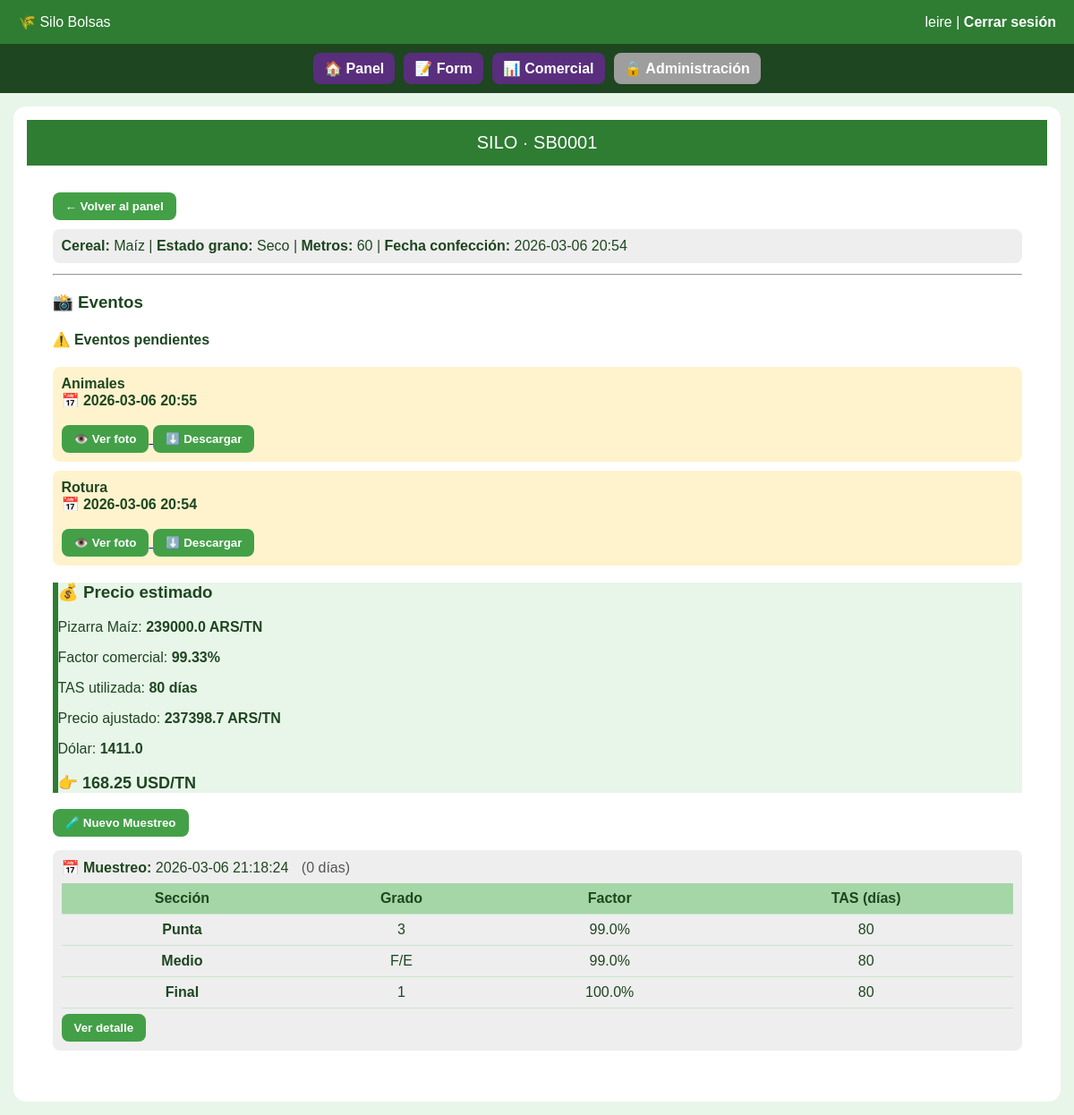
/silo/SB0001 (signed in), run on the app's committed database.
### tables this page shows
CREATE TABLE usuarios (
            id INTEGER PRIMARY KEY AUTOINCREMENT,
            username TEXT UNIQUE NOT NULL,
            password TEXT NOT NULL,
            rol TEXT NOT NULL,
            empresa_id INTEGER,
            sucursal_id INTEGER,
            es_superadmin INTEGER DEFAULT 0,
            forzar_cambio_password INTEGER DEFAULT 0,
            FOREIGN KEY (empresa_id) REFERENCES empresas(id),
            FOREIGN KEY (sucursal_id) REFERENCES sucursales(id)
        );

CREATE TABLE silos (
            numero_qr TEXT NOT NULL,
            empresa_id INTEGER NOT NULL,
            sucursal_id INTEGER NOT NULL,
            cereal TEXT,
            estado_grano TEXT,
            estado_silo TEXT,
            metros INTEGER,
            lat REAL,
            lon REAL,
            fecha_confeccion TEXT,
            fecha_extraccion TEXT,
            PRIMARY KEY (numero_qr, empresa_id)
        );

CREATE TABLE monitoreos (
            id INTEGER PRIMARY KEY AUTOINCREMENT,
            numero_qr TEXT,
            empresa_id INTEGER NOT NULL,
            fecha_evento TEXT,
            tipo TEXT,
            detalle TEXT,
            foto_evento TEXT,
            resuelto INTEGER DEFAULT 0,
            fecha_resolucion TEXT,
            foto_resolucion TEXT,
            FOREIGN KEY (empresa_id) REFERENCES empresas(id)
        );

CREATE TABLE mercado (
            id INTEGER PRIMARY KEY AUTOINCREMENT,
            empresa_id INTEGER NOT NULL,
            cereal TEXT,
            pizarra_auto REAL,
            fuente TEXT,
            fecha_fuente TEXT,
            pizarra_manual REAL,
            usar_manual INTEGER DEFAULT 0,
            obs_precio TEXT,
            dolar REAL,
            fecha TEXT,
            UNIQUE(empresa_id, cereal),
            FOREIGN KEY (empresa_id) REFERENCES empresas(id)
        );

CREATE TABLE muestreos (
            id INTEGER PRIMARY KEY AUTOINCREMENT,
            numero_qr TEXT,
            empresa_id INTEGER NOT NULL,
            fecha_muestreo TEXT,
            FOREIGN KEY (empresa_id) REFERENCES empresas(id)
        );

CREATE TABLE analisis (
            id INTEGER PRIMARY KEY AUTOINCREMENT,
            id_muestreo INTEGER,
            empresa_id INTEGER NOT NULL,
            seccion TEXT,
            temperatura REAL,
            humedad REAL,
            ph REAL,
            danados REAL,
            quebrados REAL,
            materia_extrana REAL,
            olor REAL,
            moho REAL,
            insectos INTEGER,
            chamico REAL,
            granos_carbon REAL,
            panza_blanca REAL,
            granos_picados REAL,
            punta_sombreada REAL,
            revolcado_tierra REAL,
            punta_negra REAL,
            proteinas REAL,
            materia_grasa REAL,
            Acidez REAL,
            grado INTEGER,
            factor REAL,
            tas INTEGER,
            FOREIGN KEY (empresa_id) REFERENCES empresas(id)
        );

### panel/routes.py (the view)
@panel_bp.route("/silo/<qr>")
@login_required
def ver_silo(qr):
    if not tiene_permiso("panel"):
        return acceso_denegado("panel")
    conn = get_db()
    empresa_id = empresa_actual()
    silo = conn.execute("""
        SELECT * FROM silos
        WHERE numero_qr=? AND empresa_id=?
    """, (qr, empresa_id)).fetchone()
    if not silo:
        conn.close()
        return "Silo no encontrado", 404
    mercado = conn.execute("""
        SELECT
            CASE
                WHEN usar_manual = 1 THEN pizarra_manual
                ELSE pizarra_auto
            END AS pizarra,
            dolar
        FROM mercado
        WHERE cereal = ? AND empresa_id = ?
    """, (silo["cereal"], empresa_id)).fetchone()
    muestreos_raw = conn.execute("""
        SELECT m.id, m.fecha_muestreo
        FROM muestreos m
        WHERE m.numero_qr=? AND empresa_id=?
        ORDER BY m.fecha_muestreo DESC
    """, (qr, empresa_id)).fetchall()
    muestreos = []
    precio_estimado = None
    precio_usd = None
    factor_prom = None
    tas_usada = None
    analisis_pendiente = False
    for idx, m in enumerate(muestreos_raw):
        fecha = m["fecha_muestreo"]
        dias = None
        if fecha:
            if isinstance(fecha, str):
                fecha = datetime.fromisoformat(fecha)
            dias = (datetime.now() - fecha).days
        analisis = conn.execute("""
            SELECT seccion, grado, factor, tas, temperatura
            FROM analisis
            WHERE id_muestreo=? AND empresa_id=?
        """, (m["id"], empresa_id)).fetchall()
        por_seccion = {a["seccion"]: a for a in analisis}
        if idx == 0:
            if not analisis:
                analisis_pendiente = True
            else:
                factores = []
                tass = []
                for sec in ["punta", "medio", "final"]:
                    a = por_seccion.get(sec)
                    if a:
                        if a["factor"] is not None:
                            factores.append(a["factor"])
                        if a["tas"] is not None:
                            tass.append(a["tas"])
                if factores:
                    factor_prom = round(sum(factores) / len(factores), 4)
                if tass:
                    tas_usada = min(tass)
                if mercado and factor_prom and mercado["pizarra"] and mercado["dolar"]:
                    precio_estimado = round(
                        mercado["pizarra"] * factor_prom, 2
                    )
                    precio_usd = round(
                        precio_estimado / mercado["dolar"], 2
                    )
        muestreos.append({
            "id": m["id"],
            "fecha_muestreo": m["fecha_muestreo"],
            "dias": dias,
            "punta": por_seccion.get("punta"),
            "medio": por_seccion.get("medio"),
            "final": por_seccion.get("final")
        })
    eventos_pendientes = conn.execute("""
        SELECT tipo, fecha_evento, foto_evento
        FROM monitoreos
        WHERE numero_qr = ? AND empresa_id=? AND resuelto = 0
        ORDER BY fecha_evento DESC
    """, (qr, empresa_id)).fetchall()
    eventos_resueltos = conn.execute("""
        SELECT tipo, fecha_resolucion, foto_resolucion
        FROM monitoreos
        WHERE numero_qr = ? AND empresa_id=? AND resuelto = 1
        ORDER BY fecha_resolucion DESC
    """, (qr, empresa_id)).fetchall()
    conn.close()
    return render_template(
        "silo.html",
        silo=silo,
        muestreos=muestreos,
        eventos_pendientes=eventos_pendientes,
        eventos_resueltos=eventos_resueltos,
        mercado=mercado,
        precio_estimado=precio_estimado,
        precio_usd=precio_usd,
        factor_prom=factor_prom,
        tas_usada=tas_usada,
        analisis_pendiente=analisis_pendiente,
        puede_calado=tiene_permiso("calado")
    )

### app.py (called while the page is built, shortened)
@app.context_processor
def inject_permisos():
    return dict(tiene_permiso=tiene_permiso)

@app.context_processor
def inject_estado_contrato():
    empresa_alerta = None
    empresa_vencida = False
    if current_user.is_authenticated and not current_user.es_superadmin:
        conn = get_db()
        empresa = conn.execute("""
            SELECT fecha_vencimiento
            FROM empresas
            WHERE id=?
        """, (current_user.empresa_id,)).fetchone()
        conn.close()
    return dict(
        empresa_alerta=empresa_alerta,
        empresa_vencida=empresa_vencida
    )

@app.context_processor
def inject_empresa_contexto():
    empresa_nombre = None
    return dict(empresa_activa=empresa_nombre)

### auth/models.py (called while the page is built)
    @staticmethod
    def get(user_id):
        conn = get_db()
        row = conn.execute(
            "SELECT * FROM usuarios WHERE id=?",
            (user_id,)
        ).fetchone()
        conn.close()
        if row:
            return User(row)
        return None

### auth/routes.py (called while the page is built)
@login_manager.user_loader
def load_user(user_id):
    return User.get(user_id)

### db.py (called while the page is built)
def get_db():
    if DATABASE_URL:
        conn = psycopg2.connect(DATABASE_URL)
        conn.autocommit = False
        conn.cursor_factory = psycopg2.extras.RealDictCursor
        return DBWrapper(conn, es_postgres=True)
    conn = sqlite3.connect("silobolsas.db")
    conn.row_factory = sqlite3.Row
    return DBWrapper(conn)

    def execute(self, query, params=None):
        if not self.es_postgres:
            query = query.replace("%s", "?")
        if params:
            return self.cursor.execute(query, params)
        else:
            return self.cursor.execute(query)

    def close(self):
        return self.conn.close()

### panel/routes.py (called while the page is built)
def empresa_actual():
    if current_user.es_superadmin:
        return session.get("empresa_contexto")
    return current_user.empresa_id

### templates/silo.html (shortened to what this page needs)
{% extends "base.html" %}
{% block contenido %}
<!DOCTYPE html>
<html lang="es">
<head>
</head>
<body>
<header>SILO · {{ silo.numero_qr }}</header>
<div class="container">
<button onclick="location.href='/panel'">← Volver al panel</button>
<div class="info" style="margin-top:10px">
  <b>Cereal:</b> {{ silo.cereal }} |
  <b>Estado grano:</b> {{ silo.estado_grano }} |
  <b>Metros:</b> {{ silo.metros }} |
  <b>Fecha confección:</b> {{ silo.fecha_confeccion }}
</div>
<hr>
<h3>📸 Eventos</h3>
{% if eventos_pendientes %}
  <h4>⚠️ Eventos pendientes</h4>
  {% for e in eventos_pendientes %}
    <div class="alerta">
      <b>{{ e.tipo }}</b><br>
      📅 {{ e.fecha_evento }}<br><br>
      {% if e.foto_evento %}
        <a href="/{{ e.foto_evento }}" target="_blank">
          <button>👁️ Ver foto</button>
        </a>
        <a href="/{{ e.foto_evento }}" download>
          <button>⬇️ Descargar</button>
        </a>
      {% else %}
        Sin foto
      {% endif %}
    </div>
  {% endfor %}
{% endif %}
{% if precio_estimado and mercado and mercado.pizarra and mercado.dolar %}
<div class="alert" style="background:#e8f5e9;border-left:6px solid #2e7d32">
  <h3>💰 Precio estimado</h3>
  <p>Pizarra {{ silo.cereal }}:
     <b>{{ mercado.pizarra }} ARS/TN</b></p>
  {% if factor_prom %}
    <p>Factor comercial:
       <b>{{ (factor_prom * 100) | round(2) }}%</b>
    </p>
{% endif %}
  {% if tas_usada %}
    <p>TAS utilizada:
       <b>{{ tas_usada }} días</b></p>
  {% endif %}
  <p>Precio ajustado:
     <b>{{ precio_estimado }} ARS/TN</b></p>
  <p>Dólar:
     <b>{{ mercado.dolar }}</b></p>
  <p style="font-size:18px">
    👉 <b>{{ precio_usd }} USD/TN</b>
  </p>
</div>
{% endif %}
<form method="GET"
      action="{{ url_for('calado.nuevo_muestreo', qr=silo.numero_qr) }}"
      style="display:inline;">
  <button type="submit">
      {% if puede_calado %}
          🧪 Nuevo Muestreo
      {% else %}
          🔒 Nuevo Muestreo
      {% endif %}
  </button>
</form>
{% for m in muestreos %}
  <div class="info" style="margin-top:15px">
    <b>📅 Muestreo:</b> {{ m.fecha_muestreo }}
    <span style="margin-left:10px;color:#555">
      ({{ m.dias }} días)
    </span>
    <table style="margin-top:8px">
      <tr>
        <th>Sección</th>
        <th>Grado</th>
        <th>Factor</th>
        <th>TAS (días)</th>
      </tr>
      {% for sec in ["punta","medio","final"] %}
        {% set a = m[sec] %}
        <tr>
          <td><b>{{ sec|capitalize }}</b></td>
        <td>
          {{ a.grado if a and a.grado is not none else "-" }}
        </td>
        <td>
          {% if a and a.factor is not none %}
            {{ (a.factor * 100)|round(2) }}%
          {% else %}
            -
          {% endif %}
        </td>
        <td
        >
          {{ a.tas if a and a.tas is not none else "-" }}
        </td>
      </tr>
      {% endfor %}
    </table>
    <button
      style="margin-top:6px"
      onclick="location.href='/muestreo/{{ m.id }}'">
      Ver detalle
    </button>
  </div>
{% endfor %}
{% endblock %}

### templates/base.html (shortened to what this page needs)
<!DOCTYPE html>
<html lang="es">
<head>
</head>
<body>
<div class="header">
  <div>
    🌾 Silo Bolsas
  </div>
  <div>
    {{ current_user.username }}
    |
    <a href="{{ url_for('auth.logout') }}">Cerrar sesión</a>
  </div>
</div>
{% if current_user.is_authenticated %}
<div class="nav-bar">
    {% if tiene_permiso("panel") %}
        <a href="{{ url_for('panel.panel') }}" class="nav-btn">
            🏠 Panel
        </a>
    {% else %}
        <a href="{{ url_for('panel.panel') }}" class="nav-btn locked">
            🔒 Panel
        </a>
    {% endif %}
    {% if tiene_permiso("form") %}
        <a href="{{ url_for('panel.form') }}" class="nav-btn">
            📝 Form
        </a>
    {% else %}
        <a href="{{ url_for('panel.form') }}" class="nav-btn locked">
            🔒 Form
        </a>
    {% endif %}
    {% if tiene_permiso("comercial") %}
        <a href="{{ url_for('comercial.comercial') }}" class="nav-btn">
            📊 Comercial
        </a>
    {% else %}
        <a href="{{ url_for('comercial.comercial') }}" class="nav-btn locked">
            🔒 Comercial
        </a>
    {% endif %}
    {% if current_user.es_superadmin or tiene_permiso("admin") %}
        <a href="{{ url_for('admin.admin_usuarios') }}" class="nav-btn admin">
            ⚙ Administración
        </a>
    {% else %}
        <a href="{{ url_for('admin.admin_usuarios') }}" class="nav-btn locked admin">
            🔒 Administración
        </a>
    {% endif %}
</div>
{% endif %}
<div class="container">
  {% block contenido %}{% endblock %}
</div>
</body>
</html>

### templates/base.html (style rules this page uses)
body { background:#e6f4ea; font-family:Arial, sans-serif; margin:0; padding:0; color:#1e4620; }
.header { background:#2e7d32; color:white; padding:15px 20px; display:flex; justify-content:space-between; align-items:center; }
.header a { color:white; text-decoration:none; font-weight:bold; }
.container { padding:25px; }
.nav-bar { background:#1e4620; padding:10px; display:flex; gap:10px; justify-content:center; flex-wrap:wrap; }
.nav-btn { background:#592e7d; color:white; padding:8px 14px; border-radius:8px; text-decoration:none; font-weight:bold; }
.nav-btn.locked { background:#9e9e9e; }
.nav-btn { padding: 8px 12px; border-radius: 8px; text-decoration: none; font-weight: bold; }

### templates/silo.html (style rules this page uses)
body { font-family:Arial, sans-serif; background:#e8f5e9; margin:0; }
header { background:#2e7d32; color:white; padding:14px; text-align:center; font-size:20px; }
.container { width:95%; margin:15px auto; background:white; border-radius:14px; padding:15px; }
button { background:#43a047; color:white; border:none; border-radius:8px; padding:8px 14px; cursor:pointer; font-weight:bold; }
.info { background:#eeeeee; padding:10px; border-radius:8px; margin-bottom:12px; }
.alerta { background:#fff3cd; padding:10px; border-radius:8px; margin:10px 0; font-weight:bold; }
table { width:100%; border-collapse:collapse; margin-top:10px; }
th,td { padding:8px; border-bottom:1px solid #c8e6c9; text-align:center; }
th { background:#a5d6a7 }

### data on the page
usuarios: username "leire"
silos: numero_qr "SB0001", cereal "Maíz", estado_grano "Seco", metros "60", fecha_confeccion "2026-03-06 20:54"
monitoreos: tipo "Animales", fecha_evento "2026-03-06 20:55"
monitoreos: tipo "Rotura", fecha_evento "2026-03-06 20:54"
mercado: dolar "1411.0"
muestreos: fecha_muestreo "2026-03-06 21:18:24", dias "0"
analisis: seccion "Punta", grado "3", (a.factor*100)|round(2) "99.0", tas "80"
analisis: seccion "Medio", grado "F/E", (a.factor*100)|round(2) "99.0", tas "80"
analisis: seccion "Final", grado "1", (a.factor*100)|round(2) "100.0", tas "80"

### other printed values
{{ mercado.pizarra }} "239000.0"
{{ (factor_prom * 100) | round(2) }} "99.33"
{{ tas_usada }} "80"
{{ precio_estimado }} "237398.7"
{{ precio_usd }} "168.25"
